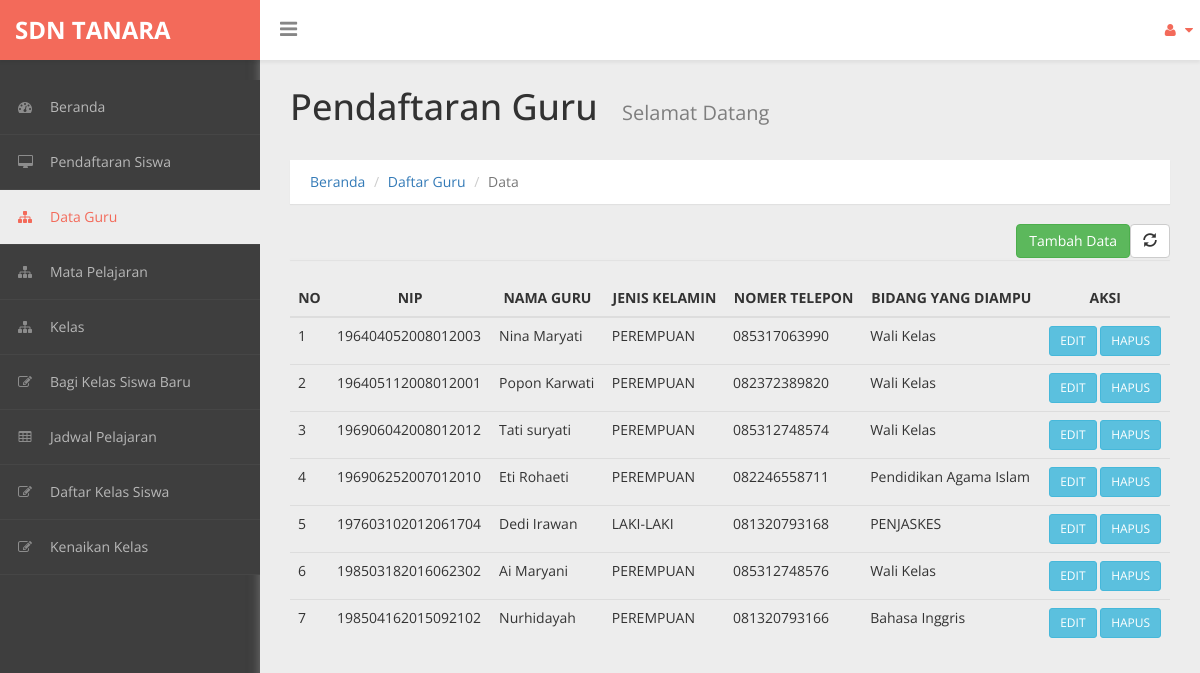
The app's page /admin/daftar_guru.php with its own data.
### tables this page shows
CREATE TABLE `guru` (
  `nip` varchar(32) NOT NULL,
  `nama_guru` varchar(30) NOT NULL,
  `tempatlhr` varchar(20) NOT NULL,
  `tgllahir` date NOT NULL,
  `alamat` text NOT NULL,
  `gender` enum('LAKI-LAKI','PEREMPUAN') NOT NULL,
  `agama` enum('ISLAM','KRISTEN','BUDHA','HINDU','KHONG HU CHU') NOT NULL,
  `nope` varchar(13) NOT NULL,
  `mapel` varchar(30) NOT NULL
);

### admin/daftar_guru.php (the view, shortened to what this page needs)
<!DOCTYPE html>
<html xmlns="http://www.w3.org/1999/xhtml">
<head>
    <link href="../assets/css/bootstrap.css" rel="stylesheet" />
    <link href="../assets/css/font-awesome.css" rel="stylesheet" />
    <link href="../assets/css/custom-styles.css" rel="stylesheet" />
</head>
<body>
    <div id="wrapper">
        <nav class="navbar navbar-default top-navbar" role="navigation">
            <div class="navbar-header">
                <a class="navbar-brand" href="index.php"><strong>SDN TANARA</strong></a>
				<div id="sideNav" href="">
		          <i class="fa fa-bars icon"></i>
		          </div>
            </div>
            <ul class="nav navbar-top-links navbar-right">
                <li class="dropdown">
                    <a class="dropdown-toggle" data-toggle="dropdown" href="#" aria-expanded="false">
                        <i class="fa fa-user fa-fw"></i> <i class="fa fa-caret-down"></i>
                    </a>
                </li>
            </ul>
        </nav>
         <nav class="navbar-default navbar-side" role="navigation">
            <div class="sidebar-collapse">
                <ul class="nav" id="main-menu">
                    <li>
                        <a href="index.php"><i class="fa fa-dashboard"></i>Beranda</a>
                    </li>
                    <li>
                        <a href="daftar_pend.php"><i class="fa fa-desktop"></i>Pendaftaran Siswa</a>
                    </li>
                    <li>
                        <a href="daftar_guru.php" class="active-menu"><i class="fa fa-sitemap"></i>Data Guru</a>
                    </li>
                    <li>
                        <a href="daftar_mapel.php"><i class="fa fa-sitemap"></i>Mata Pelajaran</a>
                    </li>
                     <li>
                        <a href="daftar_ruang.php"><i class="fa fa-sitemap"></i>Kelas</a>
                    </li>
                    <li>
                        <a href="daftar_walikelas.php"><i class="fa fa-edit"></i>Bagi Kelas Siswa Baru</a>
                    </li>
                    <li>
                        <a href="daftar_jadwal.php"><i class="fa fa-table"></i>Jadwal Pelajaran</a>
                    </li>
                    <li>
                        <a href="daftar_siswa.php"><i class="fa fa-edit"></i>Daftar Kelas Siswa</a>
                    </li>
                    <li>
                        <a href="daftar_kenaikan.php"><i class="fa fa-edit"></i>Kenaikan Kelas</a>
                    </li>
                </ul>
            </div>
        </nav>
    <div id="page-wrapper">
        <div class="header">
                        <h1 class="page-header">
                           Pendaftaran Guru <small>Selamat Datang</small>
                        </h1>
                        <ol class="breadcrumb">
                      <li><a href="index.php">Beranda</a></li>
                      <li><a href="#">Daftar Guru</a></li>
                      <li class="active">Data</li>
                    </ol>
            <div class="panel-tools">
                <a href="" class="btn btn-default pull-right"><i class="glyphicon glyphicon-refresh"></i></a>
                <a class="btn btn-success pull-right" href="guru.php">Tambah Data</a>
            </div>
        </div>
            <div id="page-inner">
                <div class="row">
                  <div class="col-md-12">
                <div class="panel panel-default">
                </div>
            </div>
                </div>
    <div class="box box-success">
        <form action="aksi_guru.php" method="POST" class="form-horizontal">
            <div class="box-header with-border">
               <table class="table" id="datatables"><thead>
                <tr>
                    <th><center>NO</center></th>
                    <th><center>NIP</center></th>
                    <th><center>NAMA GURU</center></th>
                    <th><center>JENIS KELAMIN</center></th>
                    <th><center>NOMER TELEPON</center></th>
                    <th><center>BIDANG YANG DIAMPU</center></th>
                    <th><center>AKSI</center></th>
                </tr></thead>
            <tbody>
                    <?php
                    include '../koneksi.php';
                    $data=mysqli_query($koneksi,"Select * from guru");
                    $i=0;
                    while($d=mysqli_fetch_array($data)){
                        $i++;
                    ?>
                    <tr>
                        <td><?php echo $i?></td>
                        <td><?php echo $d['nip']?></td>
                        <td><?php echo $d['nama_guru']?></td>
                        <td><?php echo $d['gender']?></td>
                        <td><?php echo $d['nope']?></td>
                        <td><?php echo $d['mapel']?></td>
                        <td align="center">
                            <a class="btn btn-info btn-sm" href="tampil_guru.php?nip=<?php echo $d['nip'];?>" >EDIT</a>
                            <a name="hapus" href="guru/hapus_guru.php?nip=<?php echo $d['nip'];?>" onclick="return confirm('Yakin akan menghapus data?')" class="btn btn-info btn-sm">HAPUS</a>
                        </td>
                    </tr>
                <?php } ?>
            </tbody>
					</div>
            </div>
        </div>
</body>
</html>

### assets/css/custom-styles.css (style rules this page uses)
body { font-family: 'Open Sans', sans-serif; background: #3E3E3E; }
#wrapper { width: 100%; }
#page-wrapper { padding: 15px 15px; min-height: 600px; background: #EDEDED; }
#page-inner { width:100%; margin:10px 20px 10px 0px; background-color:transparent; padding: 15px 30px; min-height:1200px; }
h1, .h1, h2, .h2, h3, .h3 { margin-top: 7px; margin-bottom: -5px; }
.navbar-side { z-index: 0; }
.panel { border-radius:0px; }
.navbar-side .nav > li > a > i { color: #8C8C8C;padding: 8px;width: 30px;text-align: center; }
.top-navbar { position: fixed; width: 100%; z-index: 300; -webkit-box-shadow: 0 3px 3px rgba(0, 0, 0, 0.05); -moz-box-shadow: 0 3px 3px rgba(0, 0, 0, 0.05); box-shadow: 0 3px 3px rgba(0, 0, 0, 0.05); }
.navbar-side { z-index: 1; position: fixed; width: 260px; top: 80px; }
#page-wrapper { position: relative; top: 55px; box-shadow: 0 0 10px #757575; -moz-box-shadow: 0 0 10px #757575; -webkit-box-shadow: 0 0 10px #757575; }
.breadcrumb { padding: 12px 10px 12px 20px; margin-bottom: 20px; list-style: none; border-radius: 0; -webkit-box-shadow: 0 1px 1px rgba(0,0,0,.05); box-shadow: 0 1px 1px rgba(0,0,0,.05);background: #fff; }
.page-header { margin: 0;border-bottom: 1px solid transparent;text-align: left;background-color: rgb(237, 237, 237);padding: 32px 22px 32px 0;color: #323232; }
.panel-default { border-color: #ECECEC; }
.header { margin: 0 30px; }
h1.page-header small { color: #7E7E7E; margin-left: 15px; font-size: 20px; }
i.fa.fa-bars { font-size: 20px; margin: 12px 0 0; }
.top-navbar { margin:0px; }
.top-navbar .navbar-brand { color: #fff;width: 260px;text-align: left;height: 60px;font-size: 24px;font-weight: 700;line-height: 30px;background: #F36A5A; }
.top-navbar .nav > li { position: relative; display: inline-block; margin: 0px; padding: 0px; }
.top-navbar .nav > li > a { position: relative; display: block; padding: 20px;color: #FFFFFF; margin: 0px; }
.active-menu, .active-menu i { background-color: #EDEDED !important; color: #F36A5A !important; }
.active-menu i { color: #F36A5A !important; }
.sidebar-collapse , .sidebar-collapse .nav { background:none; }
.sidebar-collapse .nav { padding:0; }
.sidebar-collapse .nav > li > a { color: #B8B8B8; background:transparent; text-shadow:none; font-size: 14px; }
.sidebar-collapse > .nav > li > a { padding: 12px 10px; }
.sidebar-collapse > .nav > li { border-bottom: 1px solid rgba(107, 108, 109, 0.19); }
.navbar-side { border:none; background: #3E3E3E; }
.top-navbar { background: #FFFFFF; border-bottom:none; }
.top-navbar .nav > li > a > i { margin-right: 2px; }
.navbar-default { border:0px solid black; }
.navbar-header { background: transparent; }
.nav > li > a > i { margin-right:10px; color: rgb(243, 106, 90); }
#sideNav { float: left; left: 0; z-index: 3; color: #868686; cursor:pointer; border-radius: 0; width: 14px; font-size: 48px; line-height: 0; margin: 7px 0 0 20px; }
@media (min-width:768px) { #page-wrapper { margin: 0 0 0 260px; padding: 0; min-height: 1200px; } }
@media (min-width:768px) { .navbar-side { width: 260px; z-index: 1; } }
@media (min-width:768px) { .navbar { border-radius: 0px; } }

### records on screen
guru: nip "196404052008012003", nama_guru "Nina Maryati", gender "PEREMPUAN", nope "085317063990", mapel "Wali Kelas"
guru: nip "196405112008012001", nama_guru "Popon Karwati", gender "PEREMPUAN", nope "082372389820", mapel "Wali Kelas"
guru: nip "196906042008012012", nama_guru "Tati suryati", gender "PEREMPUAN", nope "085312748574", mapel "Wali Kelas"
guru: nip "196906252007012010", nama_guru "Eti Rohaeti", gender "PEREMPUAN", nope "082246558711", mapel "Pendidikan Agama Islam"
guru: nip "197603102012061704", nama_guru "Dedi Irawan", gender "LAKI-LAKI", nope "081320793168", mapel "PENJASKES"
guru: nip "198503182016062302", nama_guru "Ai Maryani", gender "PEREMPUAN", nope "085312748576", mapel "Wali Kelas"
guru: nip "198504162015092102", nama_guru "Nurhidayah", gender "PEREMPUAN", nope "081320793166", mapel "Bahasa Inggris"
